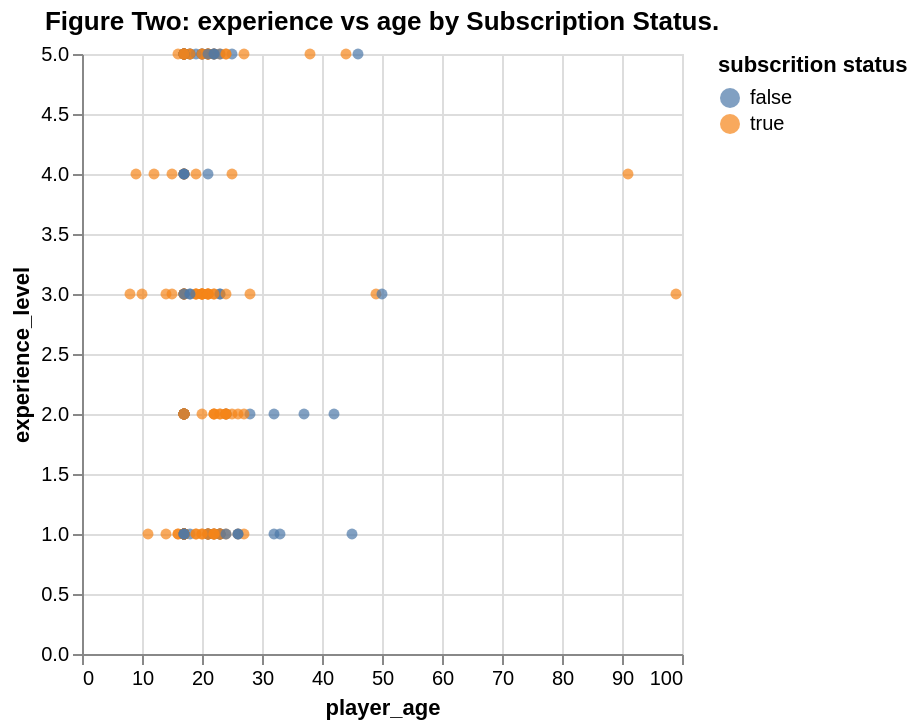

Notebook code for this chart:
### Code cell
age_plot=alt.Chart(players_wrangled).mark_circle().encode(
    x=alt.X("age").title("player_age"),
    y=alt.Y("experience").title("experience_level"), 
    color=alt.Color("subscribe").title("subscrition status")
).properties(
    title="Figure Two: experience vs age by Subscription Status."
)
age_plot

### Figure 1 — Vega-Lite specification as saved in the notebook (floating-point values rounded to 4 significant figures; data arrays with more than 128 entries replaced by an {"elided": "..."} marker saying what was removed)
{"config": {"view": {"continuousWidth": 300, "continuousHeight": 300}}, "data": {"name": "data-1257f3a973647513b7c8914d4237855b"}, "mark": {"type": "circle"}, "encoding": {"color": {"field": "subscribe", "title": "subscrition status", "type": "nominal"}, "x": {"field": "age", "title": "player_age", "type": "quantitative"}, "y": {"field": "experience", "title": "experience_level", "type": "quantitative"}}, "title": "Figure Two: experience vs age by Subscription Status.", "$schema": "https://vega.github.io/schema/vega-lite/v5.20.1.json", "datasets": {"data-1257f3a973647513b7c8914d4237855b": {"elided": "196 records"}}}
